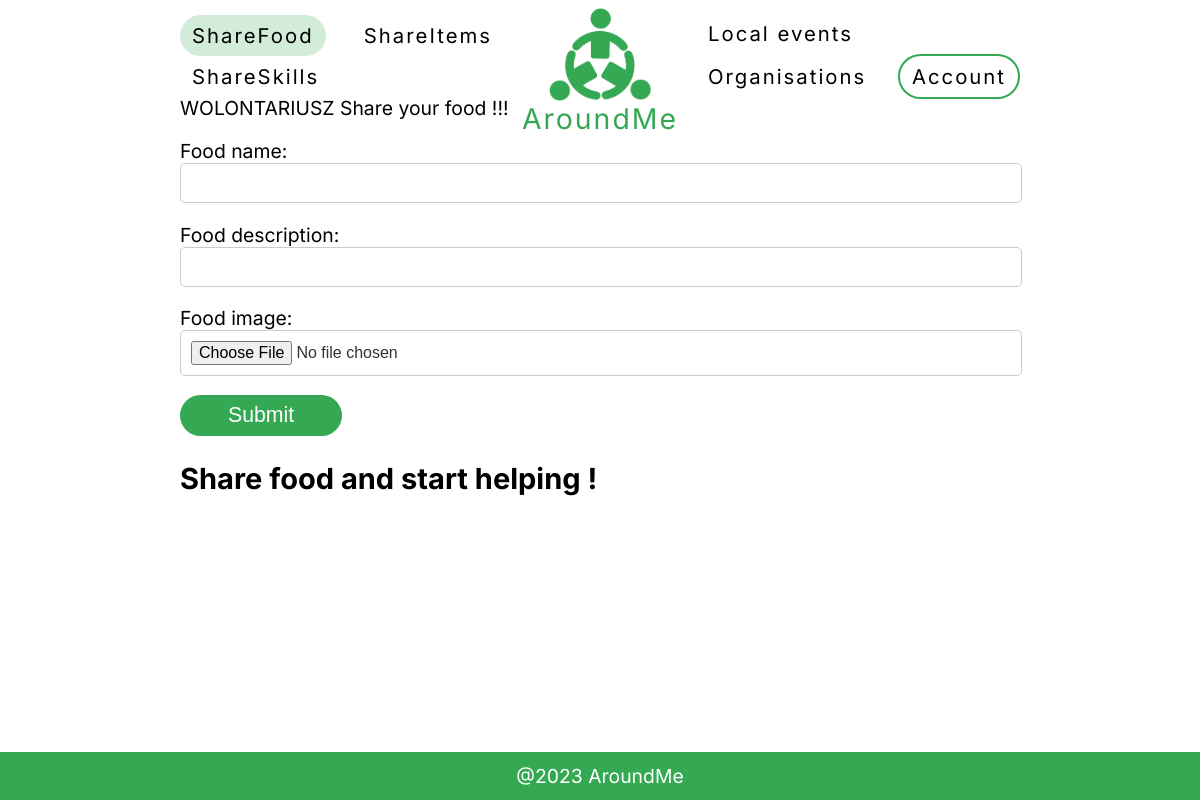
The page /sharefood/ (signed in) on the database as committed earlier.
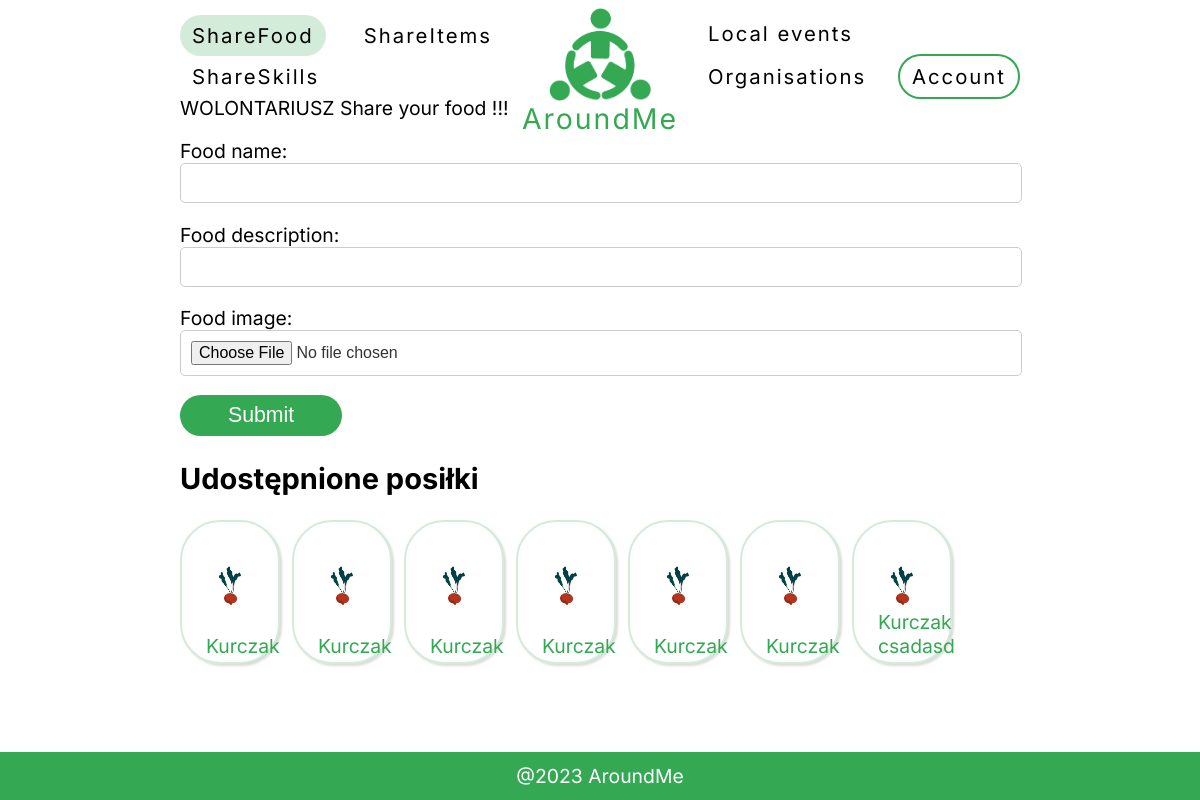
The same page on the database as committed later.
### backend/models.py (models this page shows, shortened)
class CustomUser(AbstractUser):
    telefon = models.CharField(max_length=30, blank=True)
    adres_zamieszkania = models.CharField(max_length=50, blank=True)
    email = models.EmailField(unique=True, blank=True)
    data_urodzenia = models.DateField(blank=True, null=True)
    avatar = models.ImageField(blank=True)
    rola = models.CharField(max_length=30, choices=ROLA, blank=True)
    zweryfikowany = models.BooleanField(blank=True, null=True)
    jedzenie = models.ManyToManyField(Jedzenie, blank=True)
    usluga = models.ManyToManyField(Usluga, blank=True)
    przedmiot = models.ManyToManyField(Przedmiot, blank=True)

class Jedzenie(models.Model):
    food_id = models.BigAutoField(primary_key=True)
    uzytkownik = models.CharField(max_length=100, blank=True)
    food_name = models.CharField(max_length=100, blank=True)
    food_description = models.CharField(max_length=100, blank=True)
    food_image = models.ImageField()
    created_at = models.DateTimeField(auto_now_add=True)

### backend/views.py (the view)
# urls.py: path('sharefood/', sharefood, name='sharefood'),
def sharefood(request):
    user = request.user
    if user.is_authenticated:
        rola = user.rola
    else:
        rola = None
    if rola == "POTRZEBUJACY":
        jedzenie = Jedzenie.objects.all()
        return render(request, 'frontend/sharefood.html', {'jedzenie': jedzenie, 'rola': rola})
    elif rola == 'WOLONTARIUSZ':
        form = FormJedzenie()
        dodane_jedzenie = user.jedzenie.all()
        return render(request, 'frontend/sharefood.html', {'form': form, 'rola': rola, 'dodane_jedzenie': dodane_jedzenie})
    else:
        pass
    template = loader.get_template("frontend/sharefood.html")
    context = {
        "lorem": "lorem",
    }
    return HttpResponse(template.render(context, request))

### backend/forms.py
class FormJedzenie(forms.ModelForm):
    food_image = forms.ImageField(required=False)
    class Meta:
        model = Jedzenie
        fields = ['food_name', 'food_description', 'food_image']

### frontend/templates/frontend/sharefood.html (shortened to what this page needs)
{% extends 'frontend/base.html' %}
{% block sharefood %}
{% load static %}
active
{% endblock %}
{% block content %}
{% if rola %}
{{ rola }}
{% if rola == 'WOLONTARIUSZ' %}
Share your food !!!
<form method="post" id="create-food">
    {{ form.as_p }}
    <button type="submit" class="main_button">Submit</button>
</form>
{% if dodane_jedzenie %}
    <h2>Udostępnione posiłki </h2>
{% else %}
    <h2>Share food and start helping !</h2>
{% endif %}
    <div class="default_card_wrapper">
    {% for dod in dodane_jedzenie %}
        <div class="default_card">
            <div class="img-card-container">
                <img src="{% static 'frontend/rzepa.jpg' %}" alt="">
            </div>
            <div class="cardtext">{{dod.food_name}}</div>
        </div>
    {% endfor %}
</div>
{% else %}
{% for jedzen in jedzenie %}
    {{ jedzen }}
{% endfor %}
{% endif %}
{% endif %}
{% endblock content %}

### frontend/templates/frontend/base.html (shortened to what this page needs)
<!DOCTYPE html>
<html lang="en">
<head>
    {% load static %}
    <link rel="stylesheet" href="{% static 'frontend/style.css' %}">
</head>
<body>
    <div id="container">
        <div id="nav">
            <div class="nav_side">
                <a href="{% url 'sharefood' %}" class="{% block sharefood %}{% endblock sharefood %}">ShareFood</a>
                <a href="{% url 'shareitems' %}" class="{% block shareitems %}{% endblock shareitems %}">ShareItems</a>
                <a href="{% url 'shareskills' %}" class="{% block shareskills %}{% endblock shareskills %}">ShareSkills</a>
            </div>
            <div id="logo_div">
                <img class="logo" src="{% static 'frontend/logo.jpg' %}" alt="">
                <a href="{% url 'index' %}">AroundMe</a>
            </div>
            <div class="nav_side">
                <a href="{% url 'events' %}" class="{% block events %}{% endblock events %}">Local events</a>
                <a href="{% url 'fundacje' %}" class="{% block fundacje %}{% endblock fundacje %}">Organisations</a>
                {% if  user.is_authenticated %}
                <a href="{% url 'account' %}" class="outlineborder{% block account %}{% endblock account %}">Account</a>
                {% else %}
                <a href="{% url 'login' %}" class="outlineborder{% block login %}{% endblock login %}">Login</a>
                {% endif %}
            </div>
        </div>
        {% block content %}
        {% endblock content %}
    </div>
    <div id="footer">
        <div class="footer_text">
            @2023 AroundMe
        </div>
    </div>
</body>
</html>

### frontend/static/frontend/style.css (style rules this page uses)
html, body { padding: 0; margin: 0; font-size: 1.1em; font-family: 'Inter', sans-serif; }
a { text-decoration: none; color: black; }
#logo_div { display: flex; flex-direction: column; flex-wrap: wrap; justify-content: center; align-items: center; align-content: center; }
#logo_div a { font-size: 1.4em; color: #34A853; }
.logo { padding-top: 4vh; width: 5em; height: auto; }
#container { width: 70vw; margin-left: 15vw; height: 92vh; }
#nav { width: 100%; height: 10vh; font-size: 1.05em; display: flex; flex-direction: row; flex-wrap: wrap; justify-content: space-between; align-items: center; align-content: center; letter-spacing: 2px; margin-top: 2vh; }
.active { background-color: #34a85337; }
.nav_side { display: flex; flex-direction: row; flex-wrap: wrap; justify-content: space-between; align-items: center; align-content: center; width: 27vw; }
#footer { background-color: #34A853; height: 6vh; width: 100vw; color: white; display: flex; flex-direction: row; flex-wrap: wrap; justify-content: center; align-items: center; align-content: center; }
.main_button { width: fit-content; padding: 1vh 4vw 1vh 4vw; background-color: #34A853; color: white; border-radius: 80px; border: none; font-size: 1.1em; text-align: center; }
.outlineborder { border: 2px solid #34A853; }
.nav_side a { padding: 1vh 1vw 1vh 1vw; border-radius: 80px; }
input { width: calc(100% - 20px); padding: 10px; border: 1px solid #ccc; border-radius: 5px; font-size: 16px; color: #333; transition: border-color 0.3s ease; }
.default_card { flex-direction: column; flex-wrap: wrap; justify-content: center; align-items: flex-start; align-content: flex-start; padding: 2vh 2vw 2vh 2vw; border: 2px solid #34a85337; border-radius: 40px; width: fit-content; float: left; margin-right: 1vw; margin-bottom: 1vh; box-shadow: rgba(0, 0, 0, 0.15) 1.95px 1.95px 2.6px; color:#34A853; position: relative; }
.default_card .img-card-container { height: 8vw; margin-bottom: 1vw; width: 4vw; border-radius: 80px; }
.default_card .img-card-container img { border-radius: 20px; width: 100%; height: 100%; object-fit: contain; }
.cardtext { position: absolute; bottom: .5vh; width: 4vw; text-align: center; }

Rows that differ between the two databases and show on the page:
added Jedzenie: food_name "Kurczak"
added Jedzenie: food_name "Kurczak"
added Jedzenie: food_name "Kurczak"
added Jedzenie: food_name "Kurczak"
added Jedzenie: food_name "Kurczak"
added Jedzenie: food_name "Kurczak"
added Jedzenie: food_name "Kurczak csadasd"
Other text that changed with them:
text no longer shown: "Share food and start helping !"
text now shown: "Udostępnione posiłki"
